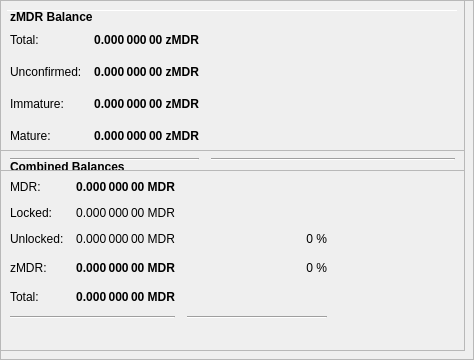
        <widget class="QFrame" name="frameObfuscation">
         <property name="minimumSize">
          <size>
           <width>0</width>
           <height>350</height>
          </size>
         </property>
         <property name="layoutDirection">
          <enum>Qt::LeftToRight</enum>
         </property>
         <property name="frameShape">
          <enum>QFrame::StyledPanel</enum>
         </property>
         <property name="frameShadow">
          <enum>QFrame::Raised</enum>
         </property>
         <widget class="QPushButton" name="runAutoDenom">
          <property name="geometry">
           <rect>
            <x>251</x>
            <y>17</y>
            <width>1</width>
            <height>1</height>
           </rect>
          </property>
          <property name="palette">
           <palette>
            <active>
             <colorrole role="WindowText">
              <brush brushstyle="SolidPattern">
               <color alpha="255">
                <red>0</red>
                <green>0</green>
                <blue>0</blue>
               </color>
              </brush>
             </colorrole>
             <colorrole role="Button">
              <brush brushstyle="SolidPattern">
               <color alpha="255">
                <red>239</red>
                <green>238</green>
                <blue>238</blue>
               </color>
              </brush>
             </colorrole>
             <colorrole role="Light">
              <brush brushstyle="SolidPattern">
               <color alpha="255">
                <red>255</red>
                <green>255</green>
                <blue>255</blue>
               </color>
              </brush>
             </colorrole>
             <colorrole role="Midlight">
              <brush brushstyle="SolidPattern">
               <color alpha="255">
                <red>247</red>
                <green>246</green>
                <blue>246</blue>
               </color>
              </brush>
             </colorrole>
             <colorrole role="Dark">
              <brush brushstyle="SolidPattern">
               <color alpha="255">
                <red>119</red>
                <green>119</green>
                <blue>119</blue>
               </color>
              </brush>
             </colorrole>
             <colorrole role="Mid">
              <brush brushstyle="SolidPattern">
               <color alpha="255">
                <red>159</red>
                <green>159</green>
                <blue>159</blue>
               </color>
              </brush>
             </colorrole>
             <colorrole role="Text">
              <brush brushstyle="SolidPattern">
               <color alpha="255">
                <red>0</red>
                <green>0</green>
                <blue>0</blue>
               </color>
              </brush>
             </colorrole>
             <colorrole role="BrightText">
              <brush brushstyle="SolidPattern">
               <color alpha="255">
                <red>255</red>
                <green>255</green>
                <blue>255</blue>
               </color>
              </brush>
             </colorrole>
             <colorrole role="ButtonText">
              <brush brushstyle="SolidPattern">
               <color alpha="255">
                <red>0</red>
                <green>0</green>
                <blue>0</blue>
               </color>
              </brush>
             </colorrole>
             <colorrole role="Base">
              <brush brushstyle="SolidPattern">
               <color alpha="255">
                <red>255</red>
                <green>255</green>
                <blue>255</blue>
               </color>
              </brush>
             </colorrole>
             <colorrole role="Window">
              <brush brushstyle="SolidPattern">
               <color alpha="255">
                <red>239</red>
                <green>238</green>
                <blue>238</blue>
               </color>
              </brush>
             </colorrole>
             <colorrole role="Shadow">
              <brush brushstyle="SolidPattern">
               <color alpha="255">
                <red>0</red>
                <green>0</green>
                <blue>0</blue>
               </color>
              </brush>
             </colorrole>
             <colorrole role="AlternateBase">
              <brush brushstyle="SolidPattern">
               <color alpha="255">
                <red>247</red>
                <green>246</green>
                <blue>246</blue>
               </color>
              </brush>
             </colorrole>
             <colorrole role="ToolTipBase">
              <brush brushstyle="SolidPattern">
               <color alpha="255">
                <red>255</red>
                <green>255</green>
                <blue>220</blue>
               </color>
              </brush>
             </colorrole>
             <colorrole role="ToolTipText">
              <brush brushstyle="SolidPattern">
               <color alpha="255">
                <red>0</red>
                <green>0</green>
                <blue>0</blue>
               </color>
              </brush>
             </colorrole>
            </active>
            <inactive>
             <colorrole role="WindowText">
              <brush brushstyle="SolidPattern">
               <color alpha="255">
                <red>0</red>
                <green>0</green>
                <blue>0</blue>
               </color>
              </brush>
             </colorrole>
             <colorrole role="Button">
              <brush brushstyle="SolidPattern">
               <color alpha="255">
                <red>239</red>
                <green>238</green>
                <blue>238</blue>
               </color>
              </brush>
             </colorrole>
             <colorrole role="Light">
              <brush brushstyle="SolidPattern">
               <color alpha="255">
                <red>255</red>
                <green>255</green>
                <blue>255</blue>
               </color>
              </brush>
             </colorrole>
             <colorrole role="Midlight">
              <brush brushstyle="SolidPattern">
               <color alpha="255">
                <red>247</red>
                <green>246</green>
                <blue>246</blue>
               </color>
              </brush>
             </colorrole>
             <colorrole role="Dark">
              <brush brushstyle="SolidPattern">
               <color alpha="255">
                <red>119</red>
                <green>119</green>
                <blue>119</blue>
               </color>
              </brush>
             </colorrole>
             <colorrole role="Mid">
              <brush brushstyle="SolidPattern">
               <color alpha="255">
                <red>159</red>
                <green>159</green>
                <blue>159</blue>
               </color>
              </brush>
             </colorrole>
             <colorrole role="Text">
              <brush brushstyle="SolidPattern">
               <color alpha="255">
                <red>0</red>
                <green>0</green>
                <blue>0</blue>
               </color>
              </brush>
             </colorrole>
             <colorrole role="BrightText">
              <brush brushstyle="SolidPattern">
               <color alpha="255">
                <red>255</red>
                <green>255</green>
                <blue>255</blue>
               </color>
              </brush>
             </colorrole>
             <colorrole role="ButtonText">
              <brush brushstyle="SolidPattern">
               <color alpha="255">
                <red>0</red>
                <green>0</green>
                <blue>0</blue>
               </color>
              </brush>
             </colorrole>
             <colorrole role="Base">
              <brush brushstyle="SolidPattern">
               <color alpha="255">
                <red>255</red>
                <green>255</green>
                <blue>255</blue>
               </color>
              </brush>
             </colorrole>
             <colorrole role="Window">
              <brush brushstyle="SolidPattern">
               <color alpha="255">
                <red>239</red>
                <green>238</green>
                <blue>238</blue>
               </color>
              </brush>
             </colorrole>
             <colorrole role="Shadow">
              <brush brushstyle="SolidPattern">
               <color alpha="255">
                <red>0</red>
                <green>0</green>
                <blue>0</blue>
               </color>
              </brush>
             </colorrole>
             <colorrole role="AlternateBase">
              <brush brushstyle="SolidPattern">
               <color alpha="255">
                <red>247</red>
                <green>246</green>
                <blue>246</blue>
               </color>
              </brush>
             </colorrole>
             <colorrole role="ToolTipBase">
              <brush brushstyle="SolidPattern">
               <color alpha="255">
                <red>255</red>
                <green>255</green>
                <blue>220</blue>
               </color>
              </brush>
             </colorrole>
             <colorrole role="ToolTipText">
              <brush brushstyle="SolidPattern">
               <color alpha="255">
                <red>0</red>
                <green>0</green>
                <blue>0</blue>
               </color>
              </brush>
             </colorrole>
            </inactive>
            <disabled>
             <colorrole role="WindowText">
              <brush brushstyle="SolidPattern">
               <color alpha="255">
                <red>119</red>
                <green>119</green>
                <blue>119</blue>
               </color>
              </brush>
             </colorrole>
             <colorrole role="Button">
              <brush brushstyle="SolidPattern">
               <color alpha="255">
                <red>239</red>
                <green>238</green>
                <blue>238</blue>
               </color>
              </brush>
             </colorrole>
             <colorrole role="Light">
              <brush brushstyle="SolidPattern">
               <color alpha="255">
                <red>255</red>
                <green>255</green>
                <blue>255</blue>
               </color>
              </brush>
             </colorrole>
             <colorrole role="Midlight">
              <brush brushstyle="SolidPattern">
               <color alpha="255">
                <red>247</red>
                <green>246</green>
                <blue>246</blue>
               </color>
              </brush>
             </colorrole>
             <colorrole role="Dark">
              <brush brushstyle="SolidPattern">
               <color alpha="255">
                <red>119</red>
                <green>119</green>
                <blue>119</blue>
               </color>
              </brush>
             </colorrole>
             <colorrole role="Mid">
              <brush brushstyle="SolidPattern">
               <color alpha="255">
                <red>159</red>
                <green>159</green>
                <blue>159</blue>
               </color>
              </brush>
             </colorrole>
             <colorrole role="Text">
              <brush brushstyle="SolidPattern">
               <color alpha="255">
                <red>119</red>
                <green>119</green>
                <blue>119</blue>
               </color>
              </brush>
             </colorrole>
             <colorrole role="BrightText">
              <brush brushstyle="SolidPattern">
               <color alpha="255">
                <red>255</red>
                <green>255</green>
                <blue>255</blue>
               </color>
              </brush>
             </colorrole>
             <colorrole role="ButtonText">
              <brush brushstyle="SolidPattern">
               <color alpha="255">
                <red>119</red>
                <green>119</green>
                <blue>119</blue>
               </color>
              </brush>
             </colorrole>
             <colorrole role="Base">
              <brush brushstyle="SolidPattern">
               <color alpha="255">
                <red>239</red>
                <green>238</green>
                <blue>238</blue>
               </color>
              </brush>
             </colorrole>
             <colorrole role="Window">
              <brush brushstyle="SolidPattern">
               <color alpha="255">
                <red>239</red>
                <green>238</green>
                <blue>238</blue>
               </color>
              </brush>
             </colorrole>
             <colorrole role="Shadow">
              <brush brushstyle="SolidPattern">
               <color alpha="255">
                <red>0</red>
                <green>0</green>
                <blue>0</blue>
               </color>
              </brush>
             </colorrole>
             <colorrole role="AlternateBase">
              <brush brushstyle="SolidPattern">
               <color alpha="255">
                <red>239</red>
                <green>238</green>
                <blue>238</blue>
               </color>
              </brush>
             </colorrole>
             <colorrole role="ToolTipBase">
              <brush brushstyle="SolidPattern">
               <color alpha="255">
                <red>255</red>
                <green>255</green>
                <blue>220</blue>
               </color>
              </brush>
             </colorrole>
             <colorrole role="ToolTipText">
              <brush brushstyle="SolidPattern">
               <color alpha="255">
                <red>0</red>
                <green>0</green>
                <blue>0</blue>
               </color>
              </brush>
             </colorrole>
            </disabled>
           </palette>
          </property>
          <property name="focusPolicy">
           <enum>Qt::NoFocus</enum>
          </property>
          <property name="autoFillBackground">
           <bool>true</bool>
          </property>
          <property name="text">
           <string/>
          </property>
          <property name="flat">
           <bool>true</bool>
          </property>
         </widget>
         <widget class="Line" name="line">
          <property name="geometry">
           <rect>
            <x>7</x>
            <y>10</y>
            <width>451</width>
            <height>1</height>
           </rect>
          </property>
          <property name="orientation">
           <enum>Qt::Horizontal</enum>
          </property>
         </widget>
         <widget class="QFrame" name="frame_3">
          <property name="geometry">
           <rect>
            <x>0</x>
            <y>150</y>
            <width>465</width>
            <height>201</height>
           </rect>
          </property>
          <property name="frameShape">
           <enum>QFrame::StyledPanel</enum>
          </property>
          <property name="frameShadow">
           <enum>QFrame::Raised</enum>
          </property>
          <layout class="QVBoxLayout" name="verticalLayout_5">
           <item>
            <layout class="QHBoxLayout" name="horizontalLayout_5" stretch="0">
             <item>
              <widget class="QLabel" name="label_5z">
               <property name="maximumSize">
                <size>
                 <width>16777215</width>
                 <height>20</height>
                </size>
               </property>
               <property name="font">
                <font>
                 <weight>75</weight>
                 <bold>true</bold>
                </font>
               </property>
               <property name="toolTip">
                <string>Combined Balances (including unconfirmed and immature coins)</string>
               </property>
               <property name="text">
                <string>&lt;html&gt;&lt;head/&gt;&lt;body&gt;&lt;p&gt;Combined Balances&lt;/p&gt;&lt;/body&gt;&lt;/html&gt;</string>
               </property>
              </widget>
             </item>
            </layout>
           </item>
           <item>
            <layout class="QGridLayout" name="gridLayout_3">
             <property name="spacing">
              <number>12</number>
             </property>
             <item row="7" column="0" colspan="2">
              <widget class="Line" name="lineSpendableBalance_3">
               <property name="orientation">
                <enum>Qt::Horizontal</enum>
               </property>
              </widget>
             </item>
             <item row="7" column="2">
              <widget class="Line" name="lineWatchBalance_3">
               <property name="sizePolicy">
                <sizepolicy hsizetype="Preferred" vsizetype="Fixed">
                 <horstretch>0</horstretch>
                 <verstretch>0</verstretch>
                </sizepolicy>
               </property>
               <property name="minimumSize">
                <size>
                 <width>140</width>
                 <height>0</height>
                </size>
               </property>
               <property name="orientation">
                <enum>Qt::Horizontal</enum>
               </property>
              </widget>
             </item>
             <item row="4" column="1">
              <widget class="QLabel" name="labelzBalancez">
               <property name="font">
                <font>
                 <weight>75</weight>
                 <bold>true</bold>
                </font>
               </property>
               <property name="cursor">
                <cursorShape>IBeamCursor</cursorShape>
               </property>
               <property name="toolTip">
                <string>Total of transactions that have yet to be confirmed, and do not yet count toward the spendable balance</string>
               </property>
               <property name="text">
                <string notr="true">0.000 000 00 MDR</string>
               </property>
               <property name="alignment">
                <set>Qt::AlignRight|Qt::AlignTrailing|Qt::AlignVCenter</set>
               </property>
               <property name="textInteractionFlags">
                <set>Qt::LinksAccessibleByMouse|Qt::TextSelectableByKeyboard|Qt::TextSelectableByMouse</set>
               </property>
              </widget>
             </item>
             <item row="6" column="1">
              <widget class="QLabel" name="labelTotalz">
               <property name="font">
                <font>
                 <weight>75</weight>
                 <bold>true</bold>
                </font>
               </property>
               <property name="cursor">
                <cursorShape>IBeamCursor</cursorShape>
               </property>
               <property name="toolTip">
                <string>Total Balance, including unconfirmed and immature coins.</string>
               </property>
               <property name="text">
                <string notr="true">0.000 000 00 MDR</string>
               </property>
               <property name="alignment">
                <set>Qt::AlignRight|Qt::AlignTrailing|Qt::AlignVCenter</set>
               </property>
               <property name="textInteractionFlags">
                <set>Qt::LinksAccessibleByMouse|Qt::TextSelectableByKeyboard|Qt::TextSelectableByMouse</set>
               </property>
              </widget>
             </item>
             <item row="4" column="3">
              <spacer name="horizontalSpacer_6">
               <property name="orientation">
                <enum>Qt::Horizontal</enum>
               </property>
               <property name="sizeHint" stdset="0">
                <size>
                 <width>40</width>
                 <height>20</height>
                </size>
               </property>
              </spacer>
             </item>
             <item row="6" column="0">
              <widget class="QLabel" name="labelTotalTextz">
               <property name="text">
                <string>Total:</string>
               </property>
              </widget>
             </item>
             <item row="1" column="0">
              <widget class="QLabel" name="labelBalanceTextz">
               <property name="text">
                <string>MDR:</string>
               </property>
              </widget>
             </item>
             <item row="1" column="1">
              <widget class="QLabel" name="labelBalancez">
               <property name="font">
                <font>
                 <weight>75</weight>
                 <bold>true</bold>
                </font>
               </property>
               <property name="cursor">
                <cursorShape>IBeamCursor</cursorShape>
               </property>
               <property name="toolTip">
                <string>Your current spendable balance</string>
               </property>
               <property name="text">
                <string notr="true">0.000 000 00 MDR</string>
               </property>
               <property name="alignment">
                <set>Qt::AlignRight|Qt::AlignTrailing|Qt::AlignVCenter</set>
               </property>
               <property name="textInteractionFlags">
                <set>Qt::LinksAccessibleByMouse|Qt::TextSelectableByKeyboard|Qt::TextSelectableByMouse</set>
               </property>
              </widget>
             </item>
             <item row="4" column="0">
              <widget class="QLabel" name="labelzBalanceTextz">
               <property name="toolTip">
                <string/>
               </property>
               <property name="text">
                <string>zMDR:</string>
               </property>
              </widget>
             </item>
             <item row="4" column="2">
              <widget class="QLabel" name="labelzMDRPercent">
               <property name="toolTip">
                <string>Current percentage of zMDR.
If AutoMint is enabled this percentage will settle around the configured AutoMint percentage (default = 10%)</string>
               </property>
               <property name="text">
                <string>0 %</string>
               </property>
               <property name="alignment">
                <set>Qt::AlignRight|Qt::AlignTrailing|Qt::AlignVCenter</set>
               </property>
              </widget>
             </item>
             <item row="6" column="2">
              <widget class="QLabel" name="label100Percent">
               <property name="text">
                <string/>
               </property>
               <property name="alignment">
                <set>Qt::AlignRight|Qt::AlignTrailing|Qt::AlignVCenter</set>
               </property>
              </widget>
             </item>
             <item row="2" column="1">
              <widget class="QLabel" name="labelLockedBalance">
               <property name="toolTip">
                <string>Locked MDR or Masternode collaterals. These are excluded from zMDR minting.</string>
               </property>
               <property name="text">
                <string>0.000 000 00 MDR</string>
               </property>
               <property name="alignment">
                <set>Qt::AlignRight|Qt::AlignTrailing|Qt::AlignVCenter</set>
               </property>
              </widget>
             </item>
             <item row="2" column="0">
              <widget class="QLabel" name="labelLockedBalanceText">
               <property name="toolTip">
                <string>Locked MDR or Masternode collaterals. These are excluded from zMDR minting.</string>
               </property>
               <property name="text">
                <string>Locked:</string>
               </property>
              </widget>
             </item>
             <item row="3" column="0">
              <widget class="QLabel" name="labelUnLockedBalanceText">
               <property name="toolTip">
                <string>Unlocked MDRs. These can be used for zMDR minting.</string>
               </property>
               <property name="text">
                <string>Unlocked:</string>
               </property>
              </widget>
             </item>
             <item row="3" column="1">
              <widget class="QLabel" name="labelUnLockedBalance">
               <property name="toolTip">
                <string>Unlocked MDRs. These can be used for zMDR minting.</string>
               </property>
               <property name="text">
                <string>0.000 000 00 MDR</string>
               </property>
               <property name="alignment">
                <set>Qt::AlignRight|Qt::AlignTrailing|Qt::AlignVCenter</set>
               </property>
              </widget>
             </item>
             <item row="3" column="2">
              <widget class="QLabel" name="labelMDRPercent">
               <property name="text">
                <string>0 %</string>
               </property>
               <property name="alignment">
                <set>Qt::AlignRight|Qt::AlignTrailing|Qt::AlignVCenter</set>
               </property>
              </widget>
             </item>
            </layout>
           </item>
           <item>
            <spacer name="verticalSpacer">
             <property name="orientation">
              <enum>Qt::Vertical</enum>
             </property>
             <property name="sizeHint" stdset="0">
              <size>
               <width>20</width>
               <height>40</height>
              </size>
             </property>
            </spacer>
           </item>
          </layout>
         </widget>
         <widget class="QFrame" name="frame_4">
          <property name="geometry">
           <rect>
            <x>0</x>
            <y>0</y>
            <width>465</width>
            <height>171</height>
           </rect>
          </property>
          <property name="frameShape">
           <enum>QFrame::StyledPanel</enum>
          </property>
          <property name="frameShadow">
           <enum>QFrame::Raised</enum>
          </property>
          <layout class="QVBoxLayout" name="verticalLayout_7">
           <item>
            <layout class="QHBoxLayout" name="horizontalLayout_8" stretch="0">
             <item>
              <widget class="QLabel" name="label_5z_3">
               <property name="maximumSize">
                <size>
                 <width>16777215</width>
                 <height>20</height>
                </size>
               </property>
               <property name="font">
                <font>
                 <weight>75</weight>
                 <bold>true</bold>
                </font>
               </property>
               <property name="text">
                <string>zMDR Balance</string>
               </property>
              </widget>
             </item>
            </layout>
           </item>
           <item>
            <layout class="QGridLayout" name="gridLayout_5">
             <property name="spacing">
              <number>12</number>
             </property>
             <item row="4" column="0">
              <widget class="QLabel" name="labelzBalanceMatureText">
               <property name="toolTip">
                <string>Mature: more than 20 confirmation and more than 1 mints of the same denomination after it was minted.
These zMDR are spendable.</string>
               </property>
               <property name="text">
                <string>Mature:</string>
               </property>
              </widget>
             </item>
             <item row="5" column="0" colspan="2">
              <widget class="Line" name="lineSpendableBalance_5">
               <property name="orientation">
                <enum>Qt::Horizontal</enum>
               </property>
              </widget>
             </item>
             <item row="1" column="1">
              <widget class="QLabel" name="labelzBalance">
               <property name="font">
                <font>
                 <weight>75</weight>
                 <bold>true</bold>
                </font>
               </property>
               <property name="cursor">
                <cursorShape>IBeamCursor</cursorShape>
               </property>
               <property name="toolTip">
                <string>All available zMDR, unconfirmed and immature zMDR included.</string>
               </property>
               <property name="text">
                <string notr="true">0.000 000 00 zMDR</string>
               </property>
               <property name="alignment">
                <set>Qt::AlignRight|Qt::AlignTrailing|Qt::AlignVCenter</set>
               </property>
               <property name="textInteractionFlags">
                <set>Qt::LinksAccessibleByMouse|Qt::TextSelectableByKeyboard|Qt::TextSelectableByMouse</set>
               </property>
              </widget>
             </item>
             <item row="5" column="2">
              <widget class="Line" name="lineWatchBalance_5">
               <property name="sizePolicy">
                <sizepolicy hsizetype="Preferred" vsizetype="Fixed">
                 <horstretch>0</horstretch>
                 <verstretch>0</verstretch>
                </sizepolicy>
               </property>
               <property name="minimumSize">
                <size>
                 <width>140</width>
                 <height>0</height>
                </size>
               </property>
               <property name="orientation">
                <enum>Qt::Horizontal</enum>
               </property>
              </widget>
             </item>
             <item row="1" column="0">
              <widget class="QLabel" name="labelzBalanceText">
               <property name="toolTip">
                <string>All available zMDR, unconfirmed and immature zMDR included.</string>
               </property>
               <property name="text">
                <string>Total:</string>
               </property>
              </widget>
             </item>
             <item row="1" column="2">
              <spacer name="horizontalSpacer_8">
               <property name="orientation">
                <enum>Qt::Horizontal</enum>
               </property>
               <property name="sizeHint" stdset="0">
                <size>
                 <width>40</width>
                 <height>20</height>
                </size>
               </property>
              </spacer>
             </item>
             <item row="4" column="2">
              <spacer name="horizontalSpacer_4">
               <property name="orientation">
                <enum>Qt::Horizontal</enum>
               </property>
               <property name="sizeHint" stdset="0">
                <size>
                 <width>40</width>
                 <height>20</height>
                </size>
               </property>
              </spacer>
             </item>
             <item row="4" column="1">
              <widget class="QLabel" name="labelzBalanceMature">
               <property name="font">
                <font>
                 <weight>75</weight>
                 <bold>true</bold>
                </font>
               </property>
               <property name="toolTip">
                <string>Mature: more than 20 confirmation and more than 1 mints of the same denomination after it was minted.
These zMDR are spendable.</string>
               </property>
               <property name="text">
                <string>0.000 000 00 zMDR</string>
               </property>
               <property name="alignment">
                <set>Qt::AlignRight|Qt::AlignTrailing|Qt::AlignVCenter</set>
               </property>
              </widget>
             </item>
             <item row="2" column="0">
              <widget class="QLabel" name="labelzBalanceUnconfirmedText">
               <property name="toolTip">
                <string>Unconfirmed: less than 20 confirmations
Immature: confirmed, but less than 1 mints of the same denomination after it was minted</string>
               </property>
               <property name="text">
                <string>Unconfirmed:</string>
               </property>
              </widget>
             </item>
             <item row="2" column="1">
              <widget class="QLabel" name="labelzBalanceUnconfirmed">
               <property name="font">
                <font>
                 <weight>75</weight>
                 <bold>true</bold>
                </font>
               </property>
               <property name="toolTip">
                <string>Unconfirmed: less than 20 confirmations
Immature: confirmed, but less than 1 mints of the same denomination after it was minted</string>
               </property>
               <property name="text">
                <string>0.000 000 00 zMDR</string>
               </property>
               <property name="alignment">
                <set>Qt::AlignRight|Qt::AlignTrailing|Qt::AlignVCenter</set>
               </property>
              </widget>
             </item>
             <item row="2" column="2">
              <spacer name="horizontalSpacer_5">
               <property name="orientation">
                <enum>Qt::Horizontal</enum>
               </property>
               <property name="sizeHint" stdset="0">
                <size>
                 <width>40</width>
                 <height>20</height>
                </size>
               </property>
              </spacer>
             </item>
             <item row="3" column="0">
              <widget class="QLabel" name="labelzBalanceImmatureText">
               <property name="toolTip">
                <string>Unconfirmed: less than 20 confirmations
Immature: confirmed, but less than 1 mints of the same denomination after it was minted</string>
               </property>
               <property name="text">
                <string>Immature:</string>
               </property>
              </widget>
             </item>
             <item row="3" column="1">
              <widget class="QLabel" name="labelzBalanceImmature">
               <property name="font">
                <font>
                 <weight>75</weight>
                 <bold>true</bold>
                </font>
               </property>
               <property name="toolTip">
                <string>Unconfirmed: less than 20 confirmations
Immature: confirmed, but less than 1 mints of the same denomination after it was minted</string>
               </property>
               <property name="text">
                <string>0.000 000 00 zMDR</string>
               </property>
               <property name="alignment">
                <set>Qt::AlignRight|Qt::AlignTrailing|Qt::AlignVCenter</set>
               </property>
              </widget>
             </item>
             <item row="3" column="2">
              <spacer name="horizontalSpacer_7">
               <property name="orientation">
                <enum>Qt::Horizontal</enum>
               </property>
               <property name="sizeHint" stdset="0">
                <size>
                 <width>40</width>
                 <height>20</height>
                </size>
               </property>
              </spacer>
             </item>
            </layout>
           </item>
          </layout>
         </widget>
        </widget>
